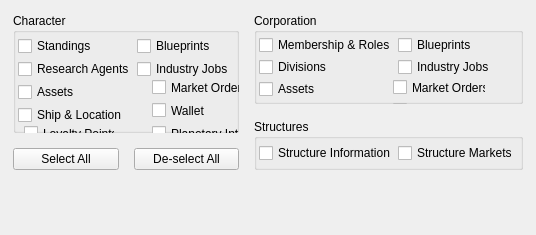
<?xml version="1.0" encoding="UTF-8"?>
<ui version="4.0">
 <class>frmAddCharacter</class>
 <widget class="QWidget" name="frmAddCharacter">
  <property name="geometry">
   <rect>
    <x>0</x>
    <y>0</y>
    <width>530</width>
    <height>235</height>
   </rect>
  </property>
  <property name="maximumSize">
   <size>
    <width>530</width>
    <height>235</height>
   </size>
  </property>
  <property name="windowTitle">
   <string>Add Character</string>
  </property>
  <layout class="QHBoxLayout" name="horizontalLayout_6">
   <item>
    <layout class="QVBoxLayout" name="verticalLayout_3">
     <item>
      <layout class="QHBoxLayout" name="horizontalLayout_5">
       <property name="spacing">
        <number>15</number>
       </property>
       <property name="leftMargin">
        <number>2</number>
       </property>
       <property name="topMargin">
        <number>2</number>
       </property>
       <property name="rightMargin">
        <number>2</number>
       </property>
       <property name="bottomMargin">
        <number>2</number>
       </property>
       <item>
        <layout class="QVBoxLayout" name="verticalLayout">
         <item>
          <widget class="QGroupBox" name="gbCharacter">
           <property name="title">
            <string>Character</string>
           </property>
           <layout class="QHBoxLayout" name="horizontalLayout">
            <property name="spacing">
             <number>2</number>
            </property>
            <property name="leftMargin">
             <number>2</number>
            </property>
            <property name="topMargin">
             <number>2</number>
            </property>
            <property name="rightMargin">
             <number>2</number>
            </property>
            <property name="bottomMargin">
             <number>2</number>
            </property>
            <item>
             <layout class="QGridLayout" name="gridLayout">
              <item row="0" column="0">
               <widget class="QCheckBox" name="chkReadCharacterStandings">
                <property name="text">
                 <string>Standings</string>
                </property>
               </widget>
              </item>
              <item row="0" column="1">
               <widget class="QCheckBox" name="chkReadCharacterBlueprints">
                <property name="text">
                 <string>Blueprints</string>
                </property>
               </widget>
              </item>
              <item row="1" column="0">
               <widget class="QCheckBox" name="chkReadCharacterAgentsResearch">
                <property name="text">
                 <string>Research Agents</string>
                </property>
               </widget>
              </item>
              <item row="1" column="1">
               <widget class="QCheckBox" name="chkReadCharacterJobs">
                <property name="text">
                 <string>Industry Jobs</string>
                </property>
               </widget>
              </item>
              <item row="2" column="0">
               <widget class="QCheckBox" name="chkReadCharacterAssets">
                <property name="text">
                 <string>Assets</string>
                </property>
               </widget>
              </item>
              <item row="3" column="0">
               <widget class="QCheckBox" name="chkReadCharacterShipLocation">
                <property name="text">
                 <string>Ship &amp;&amp; Location</string>
                </property>
               </widget>
              </item>
             </layout>
            </item>
           </layout>
           <widget class="QCheckBox" name="chkReadCharacterLoyalty">
            <property name="geometry">
             <rect>
              <x>11</x>
              <y>112</y>
              <width>91</width>
              <height>17</height>
             </rect>
            </property>
            <property name="visible">
             <bool>false</bool>
            </property>
            <property name="text">
             <string>Loyalty Points</string>
            </property>
           </widget>
           <widget class="QCheckBox" name="chkReadCharacterWallet">
            <property name="geometry">
             <rect>
              <x>139</x>
              <y>89</y>
              <width>56</width>
              <height>17</height>
             </rect>
            </property>
            <property name="visible">
             <bool>false</bool>
            </property>
            <property name="text">
             <string>Wallet</string>
            </property>
           </widget>
           <widget class="QCheckBox" name="chkReadCharacterOrders">
            <property name="geometry">
             <rect>
              <x>139</x>
              <y>66</y>
              <width>93</width>
              <height>17</height>
             </rect>
            </property>
            <property name="visible">
             <bool>false</bool>
            </property>
            <property name="text">
             <string>Market Orders</string>
            </property>
           </widget>
           <widget class="QCheckBox" name="chkReadCharacterPlanetary">
            <property name="geometry">
             <rect>
              <x>139</x>
              <y>112</y>
              <width>123</width>
              <height>17</height>
             </rect>
            </property>
            <property name="visible">
             <bool>false</bool>
            </property>
            <property name="text">
             <string>Planetary Interaction</string>
            </property>
           </widget>
          </widget>
         </item>
         <item>
          <layout class="QHBoxLayout" name="horizontalLayout_4">
           <item>
            <widget class="QPushButton" name="btnSelectAll">
             <property name="text">
              <string>Select All</string>
             </property>
            </widget>
           </item>
           <item>
            <widget class="QPushButton" name="btnDeselectAll">
             <property name="text">
              <string>De-select All</string>
             </property>
            </widget>
           </item>
          </layout>
         </item>
        </layout>
       </item>
       <item>
        <layout class="QVBoxLayout" name="verticalLayout_2">
         <item>
          <widget class="QGroupBox" name="gbCorp">
           <property name="title">
            <string>Corporation</string>
           </property>
           <layout class="QHBoxLayout" name="horizontalLayout_2">
            <property name="spacing">
             <number>2</number>
            </property>
            <property name="leftMargin">
             <number>2</number>
            </property>
            <property name="topMargin">
             <number>2</number>
            </property>
            <property name="rightMargin">
             <number>2</number>
            </property>
            <property name="bottomMargin">
             <number>2</number>
            </property>
            <item>
             <layout class="QGridLayout" name="gridLayout_2">
              <item row="0" column="0">
               <widget class="QCheckBox" name="chkReadCorporationMembership">
                <property name="text">
                 <string>Membership &amp;&amp; Roles</string>
                </property>
               </widget>
              </item>
              <item row="0" column="1">
               <widget class="QCheckBox" name="chkReadCorporationBlueprints">
                <property name="text">
                 <string>Blueprints</string>
                </property>
               </widget>
              </item>
              <item row="1" column="0">
               <widget class="QCheckBox" name="chkReadCorporationDivisions">
                <property name="text">
                 <string>Divisions</string>
                </property>
               </widget>
              </item>
              <item row="1" column="1">
               <widget class="QCheckBox" name="chkReadCorporationJobs">
                <property name="text">
                 <string>Industry Jobs</string>
                </property>
               </widget>
              </item>
              <item row="2" column="0">
               <widget class="QCheckBox" name="chkReadCorporationAssets">
                <property name="text">
                 <string>Assets</string>
                </property>
               </widget>
              </item>
             </layout>
            </item>
           </layout>
           <widget class="QCheckBox" name="chkReadCorporationWallet">
            <property name="geometry">
             <rect>
              <x>139</x>
              <y>89</y>
              <width>56</width>
              <height>17</height>
             </rect>
            </property>
            <property name="visible">
             <bool>false</bool>
            </property>
            <property name="text">
             <string>Wallet</string>
            </property>
           </widget>
           <widget class="QCheckBox" name="chkReadCorporationOrders">
            <property name="geometry">
             <rect>
              <x>139</x>
              <y>66</y>
              <width>93</width>
              <height>17</height>
             </rect>
            </property>
            <property name="visible">
             <bool>false</bool>
            </property>
            <property name="text">
             <string>Market Orders</string>
            </property>
           </widget>
          </widget>
         </item>
         <item>
          <widget class="QGroupBox" name="gbStructures">
           <property name="title">
            <string>Structures</string>
           </property>
           <layout class="QHBoxLayout" name="horizontalLayout_3">
            <property name="spacing">
             <number>2</number>
            </property>
            <property name="leftMargin">
             <number>2</number>
            </property>
            <property name="topMargin">
             <number>2</number>
            </property>
            <property name="rightMargin">
             <number>2</number>
            </property>
            <property name="bottomMargin">
             <number>2</number>
            </property>
            <item>
             <layout class="QGridLayout" name="gridLayout_3">
              <item row="0" column="0">
               <widget class="QCheckBox" name="chkReadStructures">
                <property name="text">
                 <string>Structure Information</string>
                </property>
               </widget>
              </item>
              <item row="0" column="1">
               <widget class="QCheckBox" name="chkReadStructureMarkets">
                <property name="text">
                 <string>Structure Markets</string>
                </property>
               </widget>
              </item>
             </layout>
            </item>
           </layout>
          </widget>
         </item>
        </layout>
       </item>
      </layout>
     </item>
     <item>
      <widget class="QPushButton" name="btnEVESSOLogin">
       <property name="sizePolicy">
        <sizepolicy hsizetype="Fixed" vsizetype="Fixed">
         <horstretch>0</horstretch>
         <verstretch>0</verstretch>
        </sizepolicy>
       </property>
       <property name="minimumSize">
        <size>
         <width>270</width>
         <height>46</height>
        </size>
       </property>
       <property name="maximumSize">
        <size>
         <width>270</width>
         <height>46</height>
        </size>
       </property>
       <property name="layoutDirection">
        <enum>Qt::LayoutDirection::LeftToRight</enum>
       </property>
       <property name="styleSheet">
        <string notr="true">border: none;
padding: 0px;</string>
       </property>
       <property name="icon">
        <iconset>
         <normaloff>img/eve-sso-login-white-large.png</normaloff>img/eve-sso-login-white-large.png</iconset>
       </property>
       <property name="iconSize">
        <size>
         <width>270</width>
         <height>46</height>
        </size>
       </property>
       <property name="flat">
        <bool>true</bool>
       </property>
       <property name="text">
        <string/>
       </property>
      </widget>
     </item>
    </layout>
   </item>
  </layout>
 </widget>
 <resources/>
 <connections/>
</ui>
